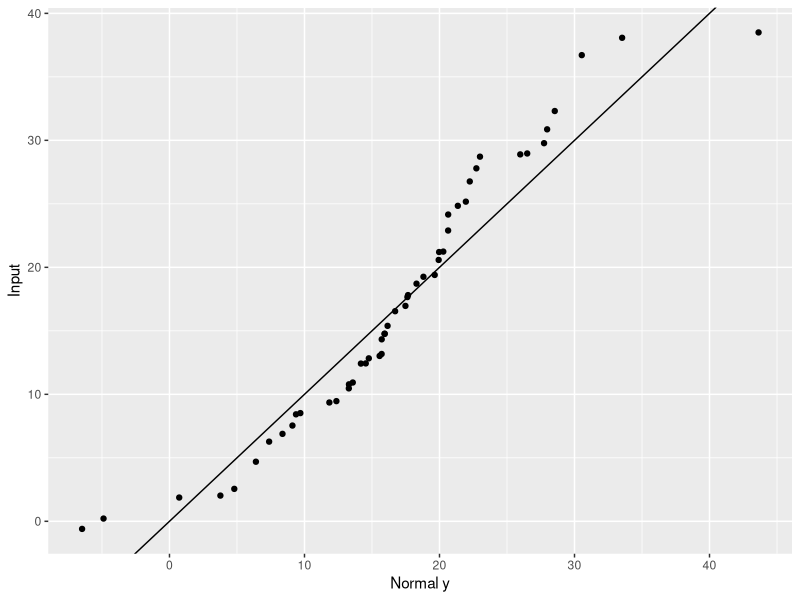
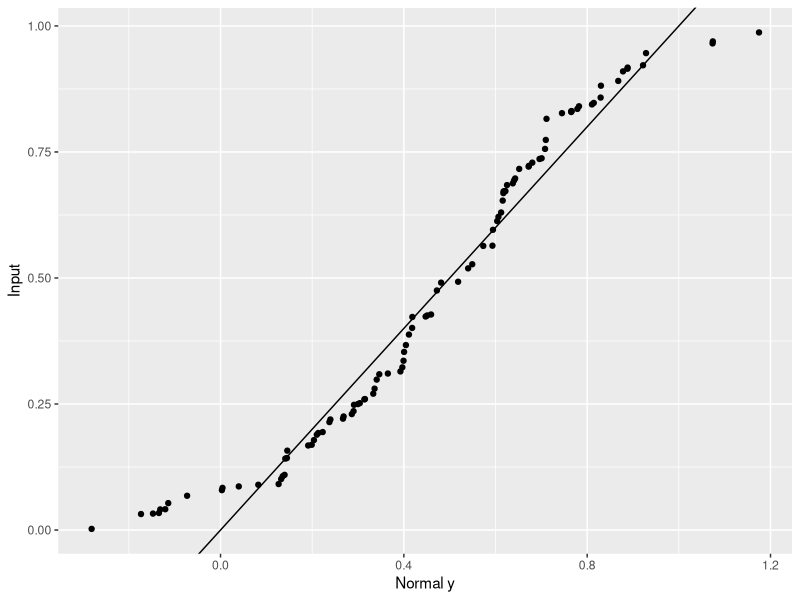

Recreate these plots in R, in order.
## ---- chunk 1
library(tidyverse)
## ---- chunk 2
qqplot0 <- function(x) {
  # order the input vector
  x <- sort(x)
  
  # make theoretical vector & order it
  # use the length, mean, and sd of the input vector
  theoretical <- rnorm(length(x), mean = mean(x), sd = sd(x)) %>% 
    sort()
  
  # pair the vectors and make a df
  paired <- cbind(x,theoretical) %>% 
    tbl_df()
  
  # make the plot
  paired %>% 
    ggplot(aes(x=theoretical,y=x)) +
    labs(x = "Normal y", y = "Input") +
    geom_point() +
    geom_abline()
}
## ---- chunk 3
test <-  rnorm(50, mean = 20, sd = 10) 

qqplot0(test)
## ---- chunk 4
test <-  runif(100)

qqplot0(test)
